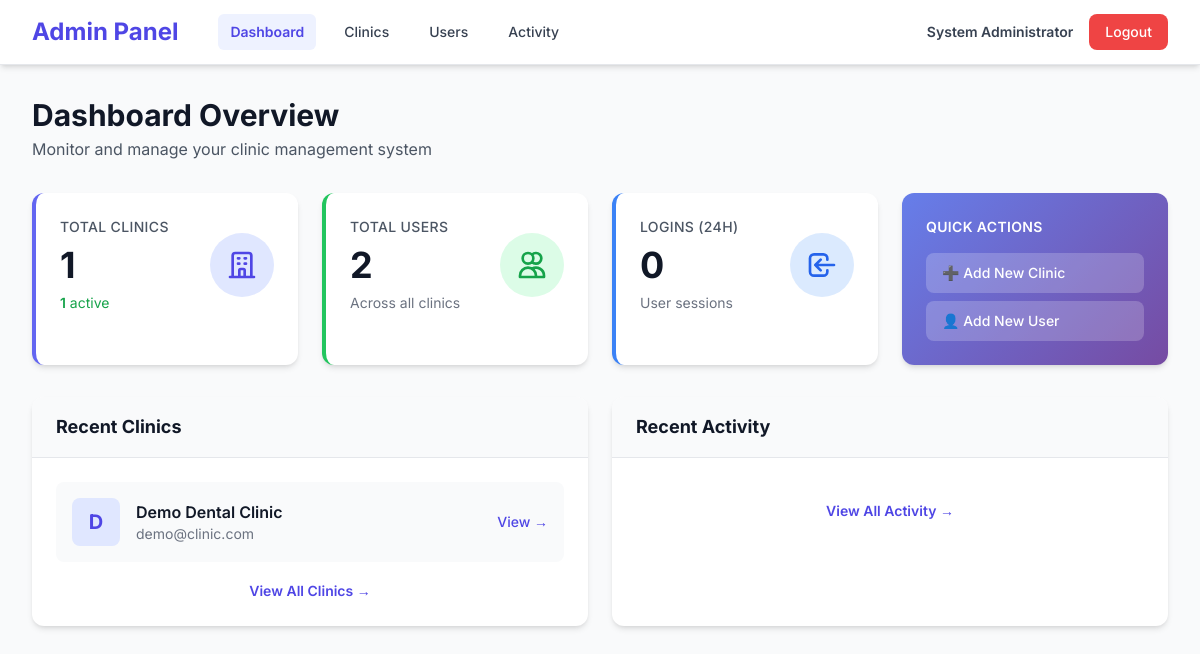
/admin/index.php (signed in), run on an earlier commit of the app's database.
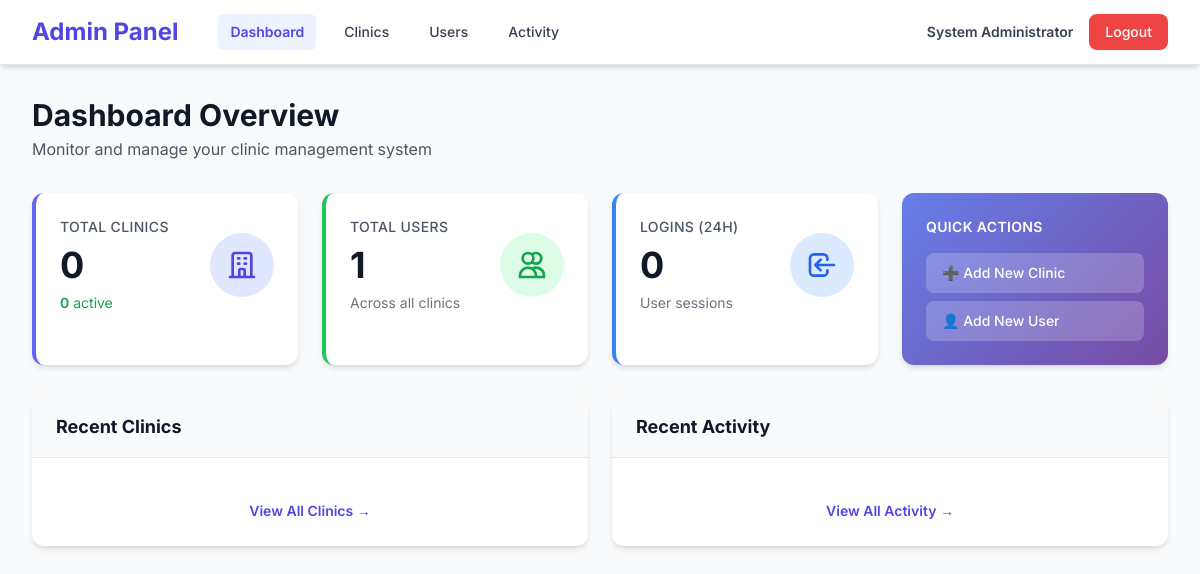
And on a later commit of the database.
### tables this page shows
CREATE TABLE IF NOT EXISTS clinics (
    id INT PRIMARY KEY AUTO_INCREMENT,
    clinic_name VARCHAR(255) NOT NULL,
    clinic_prefix VARCHAR(10) UNIQUE NOT NULL,
    contact_email VARCHAR(255) NOT NULL,
    contact_phone VARCHAR(20),
    address TEXT,
    logo_path VARCHAR(255),
    is_active TINYINT(1) DEFAULT 1,
    created_at TIMESTAMP DEFAULT CURRENT_TIMESTAMP,
    updated_at TIMESTAMP DEFAULT CURRENT_TIMESTAMP ON UPDATE CURRENT_TIMESTAMP,
    
    INDEX idx_prefix (clinic_prefix),
    INDEX idx_active (is_active),
    INDEX idx_created (created_at)
);

### admin/index.php (the view, shortened to what the changed rows need)
<?php
$db = Database::getInstance()->getConnection();
$totalClinics = $db->query("SELECT COUNT(*) as count FROM clinics")->fetch_assoc()['count'];
$activeClinics = $db->query("SELECT COUNT(*) as count FROM clinics WHERE is_active = 1")->fetch_assoc()['count'];
$totalUsers = $db->query("SELECT COUNT(*) as count FROM users")->fetch_assoc()['count'];
$recentClinics = $db->query("SELECT * FROM clinics ORDER BY created_at DESC LIMIT 5");
?>
<!DOCTYPE html>
<html lang="en">
<head>
    <script src="https://cdn.tailwindcss.com"></script>
</head>
<body class="bg-gray-50">
    <header class="bg-white shadow-md border-b border-gray-200">
        <div class="max-w-7xl mx-auto px-4 sm:px-6 lg:px-8">
            <div class="flex justify-between items-center h-16">
                <div class="flex items-center">
                    <div class="flex-shrink-0">
                        <h1 class="text-2xl font-bold text-indigo-600">Admin Panel</h1>
                    </div>
                </div>
            </div>
        </div>
    </header>
    <div class="max-w-7xl mx-auto px-4 sm:px-6 lg:px-8 py-8">
        <div class="mb-8">
            <h2 class="text-3xl font-bold text-gray-900">Dashboard Overview</h2>
        </div>
        <div class="grid grid-cols-1 md:grid-cols-2 lg:grid-cols-4 gap-6 mb-8">
            <div class="bg-white rounded-xl shadow-md p-6 border-l-4 border-indigo-500 hover:shadow-lg transition">
                <div class="flex items-center justify-between">
                    <div>
                        <p class="text-gray-600 text-sm font-medium uppercase tracking-wide">Total Clinics</p>
                        <p class="text-4xl font-bold text-gray-900 mt-2"><?= $totalClinics ?></p>
                        <p class="text-sm text-green-600 mt-2">
                            <span class="font-semibold"><?= $activeClinics ?></span> active
                        </p>
                    </div>
                </div>
            </div>
            <div class="bg-white rounded-xl shadow-md p-6 border-l-4 border-green-500 hover:shadow-lg transition">
                <div class="flex items-center justify-between">
                    <div>
                        <p class="text-gray-600 text-sm font-medium uppercase tracking-wide">Total Users</p>
                        <p class="text-4xl font-bold text-gray-900 mt-2"><?= $totalUsers ?></p>
                        <p class="text-sm text-gray-500 mt-2">Across all clinics</p>
                    </div>
                </div>
            </div>
        </div>
        <div class="grid grid-cols-1 lg:grid-cols-2 gap-6">
            <div class="bg-white rounded-xl shadow-md overflow-hidden">
                <div class="p-6">
                    <div class="space-y-4">
                        <?php while ($clinic = $recentClinics->fetch_assoc()): ?>
                        <div class="flex items-center justify-between p-4 bg-gray-50 rounded-lg hover:bg-gray-100 transition">
                            <div class="flex items-center">
                                <?php if ($clinic['logo_path']): ?>
                                    <img src="<?= BASE_URL ?>/<?= htmlspecialchars($clinic['logo_path']) ?>"
                                         class="w-12 h-12 rounded-lg object-cover mr-4">
                                <?php else: ?>
                                    <div class="w-12 h-12 bg-indigo-100 rounded-lg flex items-center justify-center mr-4">
                                        <span class="text-indigo-600 font-bold text-xl">
                                            <?= strtoupper(substr($clinic['clinic_name'], 0, 1)) ?>
                                        </span>
                                    </div>
                                <?php endif; ?>
                                <div>
                                    <p class="font-semibold text-gray-900"><?= htmlspecialchars($clinic['clinic_name']) ?></p>
                                    <p class="text-sm text-gray-500"><?= htmlspecialchars($clinic['contact_email']) ?></p>
                                </div>
                            </div>
                            <a href="clinics.php?id=<?= $clinic['id'] ?>"
                               class="text-indigo-600 hover:text-indigo-700 font-medium text-sm">
                                View →
                            </a>
                        </div>
                        <?php endwhile; ?>
                    </div>
                </div>
            </div>
        </div>
    </div>
</body>
</html>

What changed in the data, as far as the page shows it:
removed clinics: clinic_name "D", clinic_name "Demo Dental Clinic", contact_email "demo@clinic.com"
Also different on the page:
$totalClinics: "1" → "0"
$activeClinics: "1" → "0"
$totalUsers: "2" → "1"
